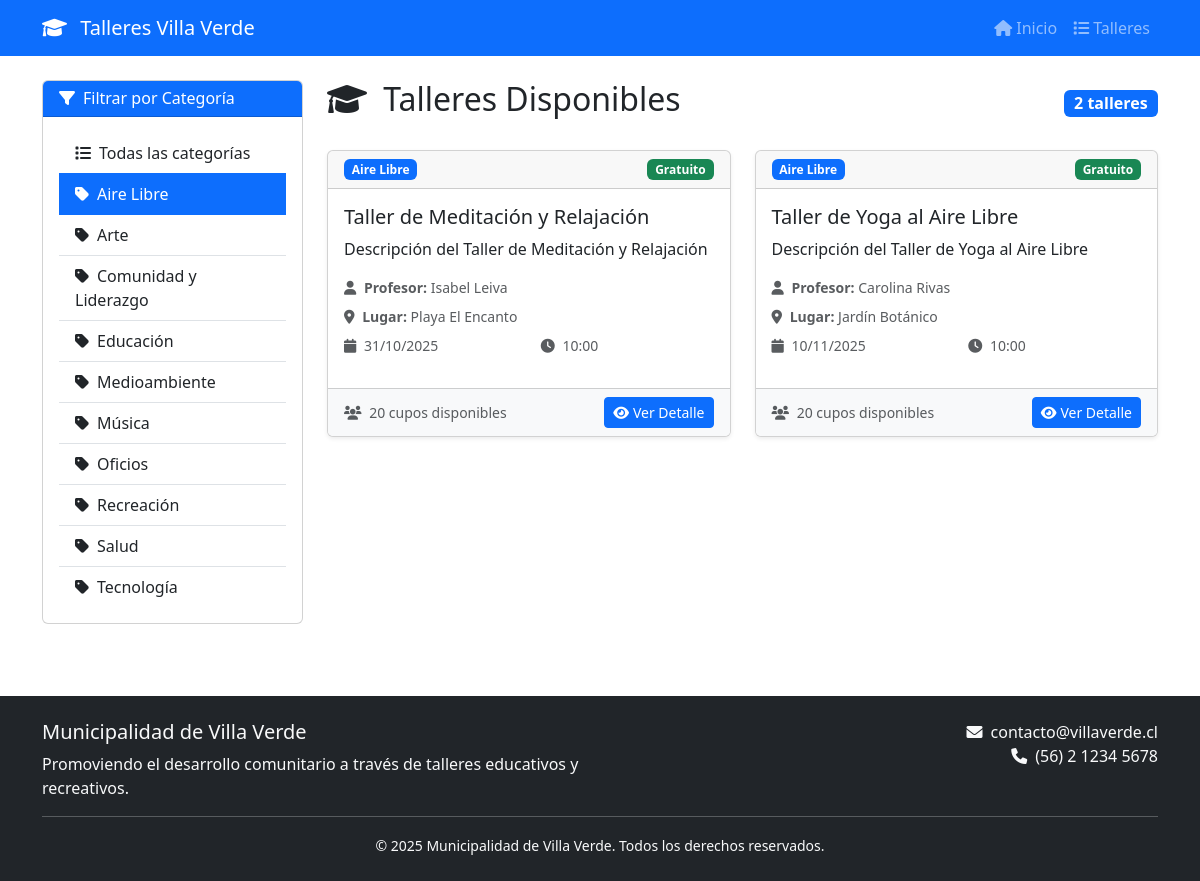
Page /talleres/?categoria=1 on the committed database.
### talleres/models.py (models this page shows, shortened)
class Categoria(models.Model):
    nombre = models.CharField(max_length=100, unique=True)
    descripcion = models.TextField(blank=True)
    activa = models.BooleanField(default=True)
    class Meta:
        verbose_name = "Categoría"
        verbose_name_plural = "Categorías"
        ordering = ['nombre']

class Taller(models.Model):
    ESTADO_CHOICES = [
        ('pendiente', 'Pendiente'),
        ('aceptado', 'Aceptado'),
        ('rechazado', 'Rechazado'),
    ]
    titulo = models.CharField(max_length=200, verbose_name="Título")
    descripcion = models.TextField(blank=True)
    categoria = models.ForeignKey(Categoria, on_delete=models.CASCADE)
    profesor = models.ForeignKey(Profesor, on_delete=models.CASCADE)
    lugar = models.ForeignKey(Lugar, on_delete=models.CASCADE)
    fecha = models.DateField(verbose_name="Fecha del taller")
    hora_inicio = models.TimeField(default='10:00')
    duracion_horas = models.DecimalField(
        max_digits=4,
        decimal_places=1,
        verbose_name="Duración (horas)"
    )
    cupos_maximos = models.PositiveIntegerField(default=20)
    precio = models.DecimalField(max_digits=10, decimal_places=2, default=0)
    estado = models.CharField(
        max_length=10,
        choices=ESTADO_CHOICES,
        default='pendiente'
    )
    observacion = models.TextField(blank=True, null=True, verbose_name="Observaciones")
    creado_por = models.ForeignKey(
        User,
        on_delete=models.CASCADE,
        related_name='talleres_creados'
    )
    fecha_creacion = models.DateTimeField(auto_now_add=True)
    fecha_modificacion = models.DateTimeField(auto_now=True)
    class Meta:
        verbose_name = "Taller"
        verbose_name_plural = "Talleres"
        ordering = ['-fecha_creacion']

class Profesor(models.Model):
    nombre = models.CharField(max_length=100)
    apellido = models.CharField(max_length=100)
    rut = models.CharField(
        max_length=12,
        unique=True,
        validators=[RegexValidator(
            regex=r'^\d{7,8}-[0-9kK]$',
            message='RUT debe tener formato 12345678-9'
        )]
    )
    email = models.EmailField()
    telefono = models.CharField(max_length=15, blank=True)
    especialidad = models.CharField(max_length=200)
    activo = models.BooleanField(default=True)
    class Meta:
        verbose_name = "Profesor"
        verbose_name_plural = "Profesores"
        ordering = ['apellido', 'nombre']
    @property
    def nombre_completo(self):
        return f"{self.nombre} {self.apellido}"

class Lugar(models.Model):
    nombre = models.CharField(max_length=200)
    direccion = models.CharField(max_length=300)
    capacidad_maxima = models.PositiveIntegerField()
    descripcion = models.TextField(blank=True)
    activo = models.BooleanField(default=True)
    class Meta:
        verbose_name = "Lugar"
        verbose_name_plural = "Lugares"
        ordering = ['nombre']

### web/views.py (the view)
# urls.py: path('talleres/', views.lista_talleres, name='lista_talleres'),
def lista_talleres(request):
    talleres = Taller.objects.filter(
        estado='aceptado',
        fecha__gte=timezone.now().date()
    ).select_related('categoria', 'profesor', 'lugar').order_by('fecha')
    categoria_id = request.GET.get('categoria')
    if categoria_id:
        talleres = talleres.filter(categoria_id=categoria_id)
    paginator = Paginator(talleres, 12)  # 12 talleres por página
    page_number = request.GET.get('page')
    talleres_page = paginator.get_page(page_number)
    categorias = Categoria.objects.filter(activa=True).order_by('nombre')
    context = {
        'talleres': talleres_page,
        'categorias': categorias,
        'categoria_seleccionada': categoria_id,
    }
    return render(request, 'web/lista_talleres.html', context)

### templates/web/lista_talleres.html (shortened to what this page needs)
{% extends 'base.html' %}
{% block content %}
<div class="container">
    <div class="row">
        <div class="col-md-3">
            <div class="card">
                <div class="card-header bg-primary text-white">
                    <h6 class="mb-0">
                        <i class="fas fa-filter me-2"></i>Filtrar por Categoría
                    </h6>
                </div>
                <div class="card-body">
                    <form method="get">
                        <div class="list-group list-group-flush">
                            <a href="{% url 'web:lista_talleres' %}"
                               class="list-group-item list-group-item-action {% if not categoria_seleccionada %}active{% endif %}">
                                <i class="fas fa-list me-2"></i>Todas las categorías
                            </a>
                            {% for categoria in categorias %}
                            <a href="?categoria={{ categoria.id }}"
                               class="list-group-item list-group-item-action {% if categoria_seleccionada == categoria.id|stringformat:'s' %}active{% endif %}">
                                <i class="fas fa-tag me-2"></i>{{ categoria.nombre }}
                            </a>
                            {% endfor %}
                        </div>
                    </form>
                </div>
            </div>
        </div>
        <div class="col-md-9">
            <div class="d-flex justify-content-between align-items-center mb-4">
                <h2>
                    <i class="fas fa-graduation-cap me-2"></i>
                    Talleres Disponibles
                </h2>
                <span class="badge bg-primary fs-6">
                    {{ talleres.paginator.count }} taller{{ talleres.paginator.count|pluralize:"es" }}
                </span>
            </div>
            {% if talleres %}
            <div class="row">
                {% for taller in talleres %}
                <div class="col-md-6 mb-4">
                    <div class="card h-100 shadow-sm">
                        <div class="card-header d-flex justify-content-between align-items-center">
                            <span class="badge bg-primary">{{ taller.categoria.nombre }}</span>
                            {% if taller.precio > 0 %}
                                <span class="badge bg-success">${{ taller.precio|floatformat:0 }}</span>
                            {% else %}
                                <span class="badge bg-success">Gratuito</span>
                            {% endif %}
                        </div>
                        <div class="card-body">
                            <h5 class="card-title">{{ taller.titulo }}</h5>
                            <p class="card-text">{{ taller.descripcion|truncatewords:20 }}</p>
                            <div class="row small text-muted mb-3">
                                <div class="col-12 mb-2">
                                    <i class="fas fa-user me-1"></i>
                                    <strong>Profesor:</strong> {{ taller.profesor.nombre_completo }}
                                </div>
                                <div class="col-12 mb-2">
                                    <i class="fas fa-map-marker-alt me-1"></i>
                                    <strong>Lugar:</strong> {{ taller.lugar.nombre }}
                                </div>
                                <div class="col-6">
                                    <i class="fas fa-calendar me-1"></i>
                                    {{ taller.fecha|date:"d/m/Y" }}
                                </div>
                                <div class="col-6">
                                    <i class="fas fa-clock me-1"></i>
                                    {{ taller.hora_inicio|time:"H:i" }}
                                </div>
                            </div>
                        </div>
                        <div class="card-footer bg-light">
                            <div class="d-flex justify-content-between align-items-center">
                                <small class="text-muted">
                                    <i class="fas fa-users me-1"></i>
                                    {{ taller.cupos_maximos }} cupos disponibles
                                </small>
                                <a href="{% url 'web:detalle_taller' taller.id %}" class="btn btn-primary btn-sm">
                                    <i class="fas fa-eye me-1"></i>Ver Detalle
                                </a>
                            </div>
                        </div>
                    </div>
                </div>
                {% endfor %}
            </div>
            {% endif %}
        </div>
    </div>
</div>
{% endblock %}

### rows in the picture
Categoria: nombre "Aire Libre"
Categoria: nombre "Arte"
Categoria: nombre "Comunidad y Liderazgo"
Categoria: nombre "Educación"
Categoria: nombre "Medioambiente"
Categoria: nombre "Música"
Categoria: nombre "Oficios"
Categoria: nombre "Recreación"
Categoria: nombre "Salud"
Categoria: nombre "Tecnología"
Taller: categoria.nombre "Aire Libre", precio "Gratuito", titulo "Taller de Meditación y Relajación", descripcion "Descripción del Taller de Meditación y Relajación", profesor.nombre_completo "Isabel Leiva", lugar.nombre "Playa El Encanto", fecha "31/10/2025", hora_inicio "10:00", cupos_maximos "20"
Taller: categoria.nombre "Aire Libre", precio "Gratuito", titulo "Taller de Yoga al Aire Libre", descripcion "Descripción del Taller de Yoga al Aire Libre", profesor.nombre_completo "Carolina Rivas", lugar.nombre "Jardín Botánico", fecha "10/11/2025", hora_inicio "10:00", cupos_maximos "20"

### other values in the picture
{{ talleres.paginator.count }} "2"
